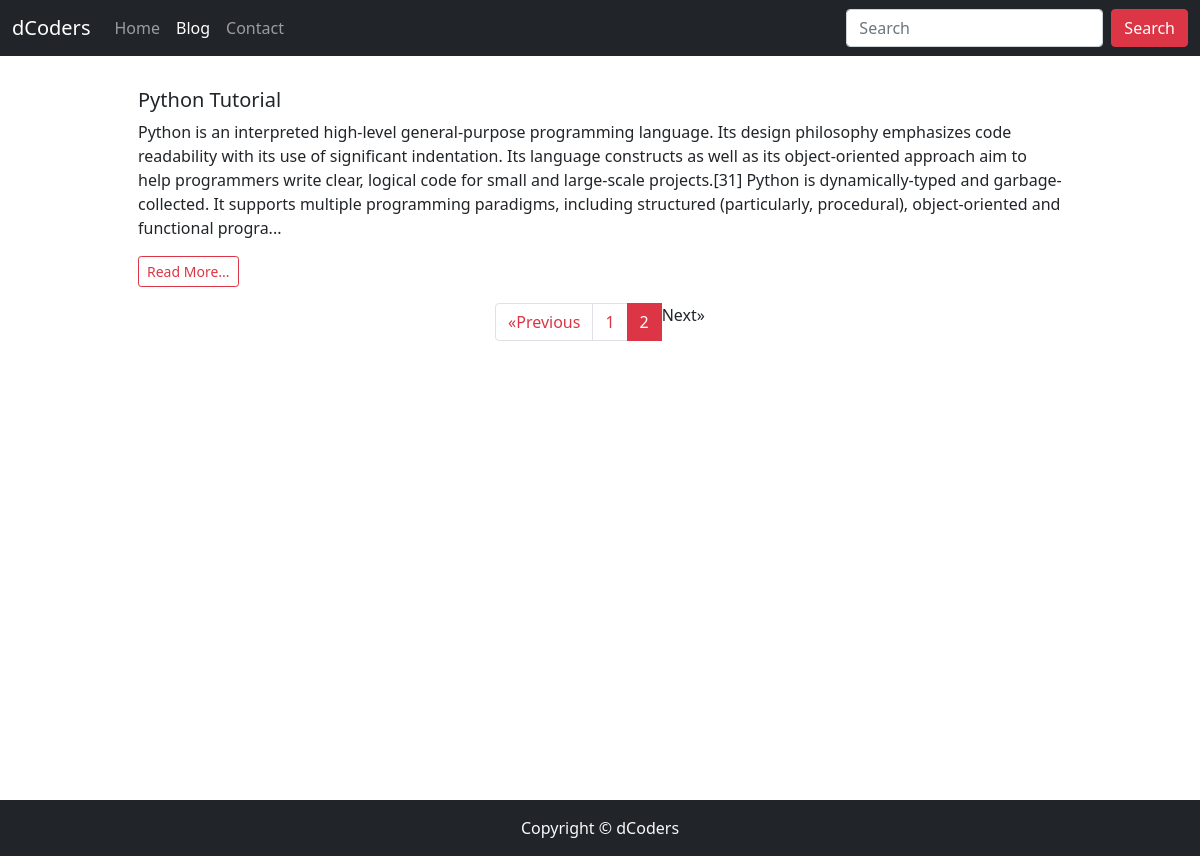
Screenshot of /blog/?page=2 with the database file from the repository.
### home/models.py (models this page shows, shortened)
class Blog(models.Model):
    sno=models.AutoField(primary_key=True)
    title = models.CharField(max_length=200)
    contents=models.TextField()
    shorts=models.CharField(max_length=600,default="")
    slug=models.CharField(max_length=100)
    time=models.DateTimeField(auto_now_add=True)

### home/views.py (the view)
# urls.py: 2. Add a URL to urlpatterns:  path('blog/', include('blog.urls'))
def blog(request):
    blogs=Blog.objects.all().order_by('-time')
    paginator = Paginator(blogs, 3 )# Show 3 blogs per page.
    page_number = request.GET.get('page')
    page_obj = paginator.get_page(page_number)
    context={'blogs':page_obj}
    return render(request, 'blog.html',context)

### templates/blog.html (shortened to what this page needs)
{% extends 'base.html' %}
{% block blogactive %}active{% endblock blogactive %}
{% block body %}
<div class="container pt-3">
  {% for blog in blogs %}
  <div class="media mx-5">
    <div class="media-body my-3 mx-5">
      <h5 class="mt-0 text-capitalize"><a class="text-dark text-decoration-none" href="/blogpost/{{blog.slug}}">
          {{blog.title}}</a></h5>
      <p>{{blog.shorts|slice:500 }}...</p>
    </div>
    <a class="text-dark mx-5" href="/blogpost/{{blog.slug}}"> <button class="btn btn-outline-danger btn-sm">Read
        More...</button></a>
  </div>
  {% endfor %}
<div class="my-3">
{% if blogs.has_other_pages %}
  <ul class="pagination justify-content-center ">
    {% if blogs.has_previous %}
      <li class="page-item"><a class="page-link text-danger" href="?page={{ blogs.previous_page_number }}">&laquo;Previous</a></li>
    {% else %}
      <li class="disabled page-item"><span>&laquo;Previous</span></li>
    {% endif %}
    {% for i in blogs.paginator.page_range %}
      {% if blogs.number == i %}
        <li class=" page-item active"> <a class="page-link bg-danger border-danger"><span>{{ i }} </span></a></li>
      {% else %}
        <li class="page-item"><a  class="page-link text-danger" href="?page={{ i }}">{{ i }}</a></li>
      {% endif %}
    {% endfor %}
    {% if blogs.has_next %}
      <li class="page-item"><a class="page-link text-danger" href="?page={{ blogs.next_page_number }}">Next&raquo;</a></li>
    {% else %}
      <li class="disabled page-item"><span>Next&raquo;</span></li>
    {% endif %}
  </ul>
{% endif %}
</div>
<footer class=" mt-3 bg-dark fixed-bottom text-light text-center py-3">
  Copyright &copy; dCoders
</footer>
{% endblock body %}

### templates/blog.html (style rules this page uses)
.container { min-height: 100vh; }

### rows the page displays
Blog: title "Python Tutorial", shorts "Python is an interpreted high-level general-purpose programming language. Its design philosophy emphasizes code readability with its use of significant indentation. Its language constructs as well as its object-oriented approach aim to help programmers write clear, logical code for small and large-scale projects.[31] Python is dynamically-typed and garbage-collected. It supports multiple programming paradigms, including structured (particularly, procedural), object-oriented and functional progra"

### other values shown
{{ i }} "1"
{{ i }} "2"
